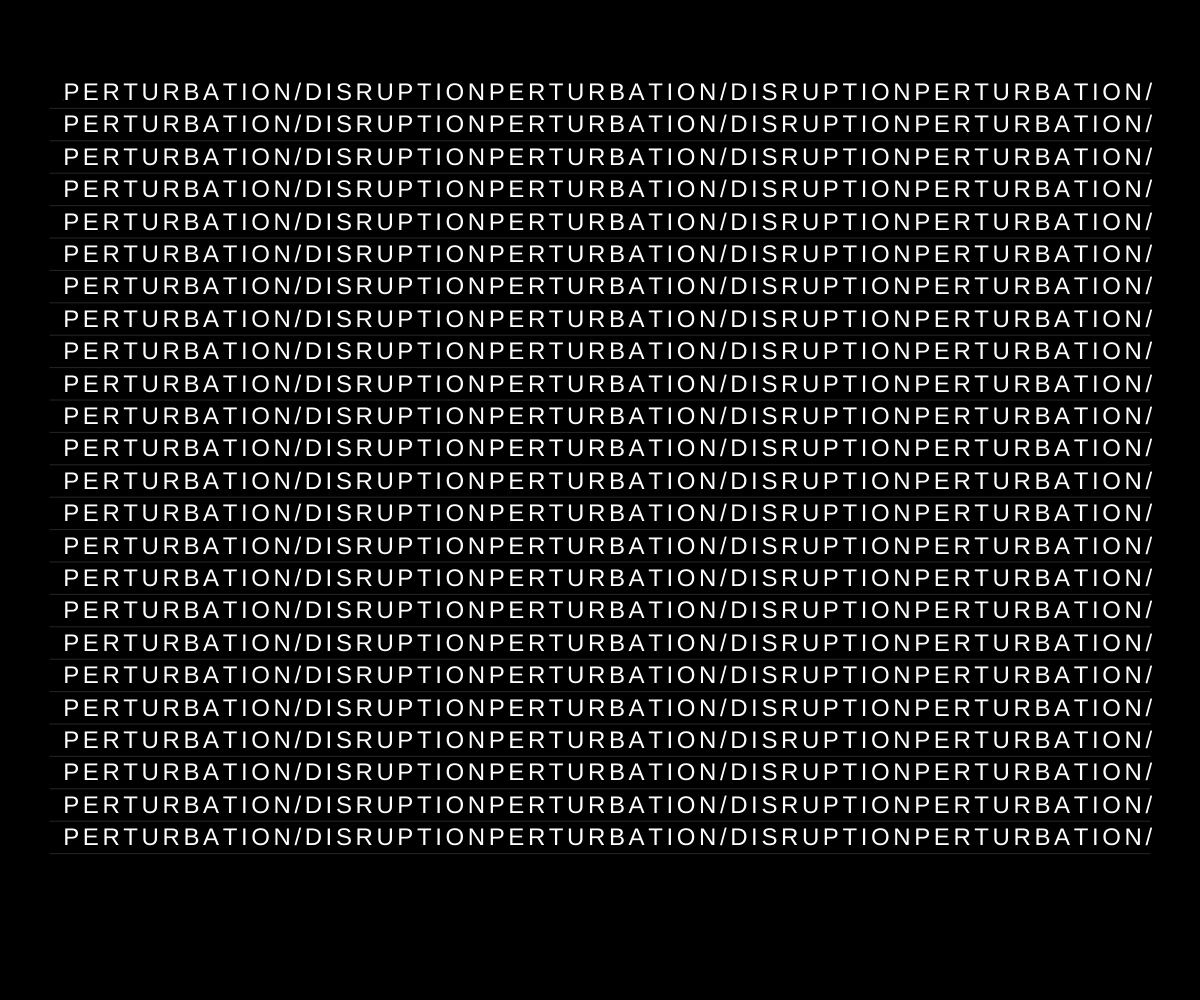
Frame 1 (no input)
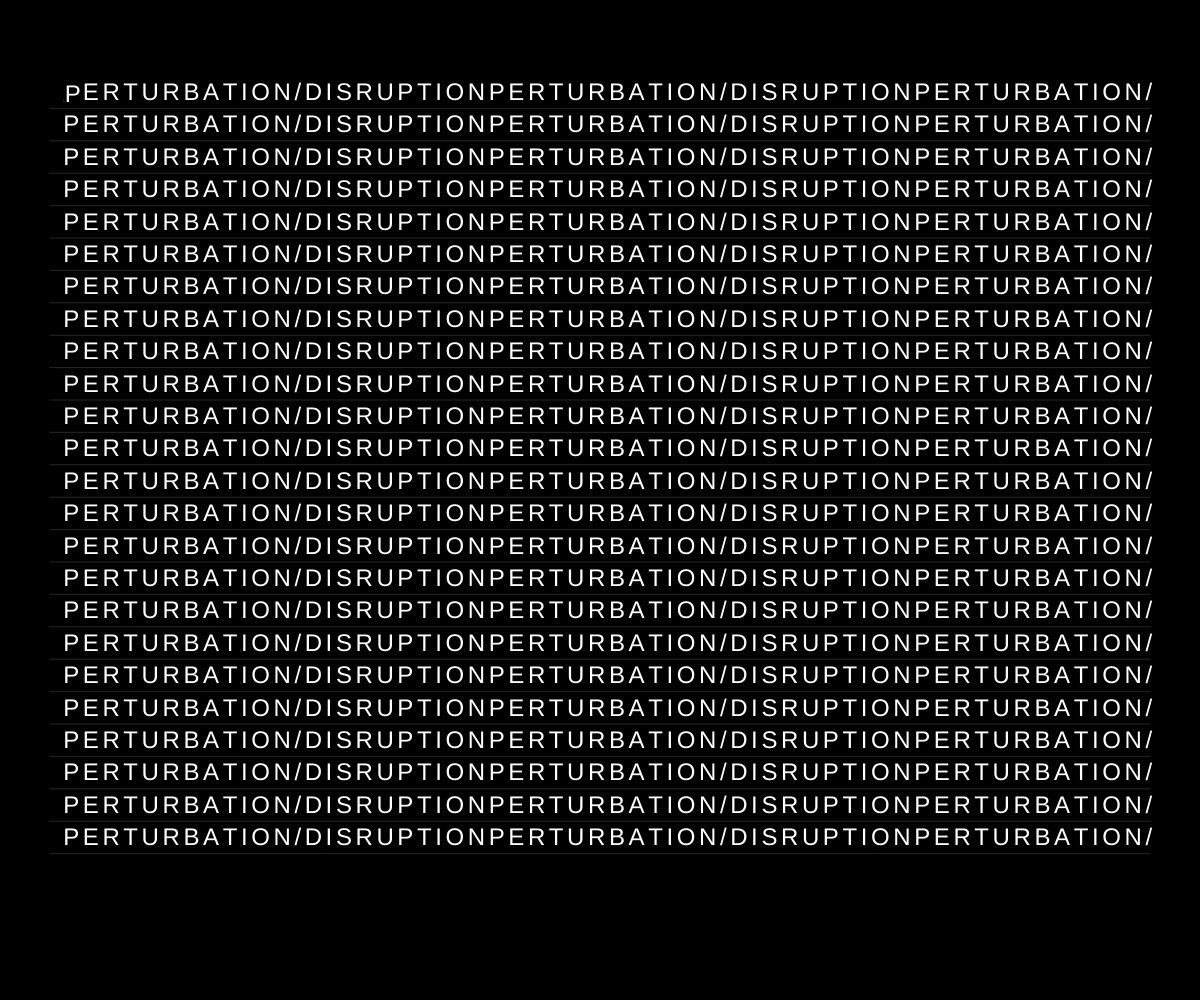
Frame 60 (no input)
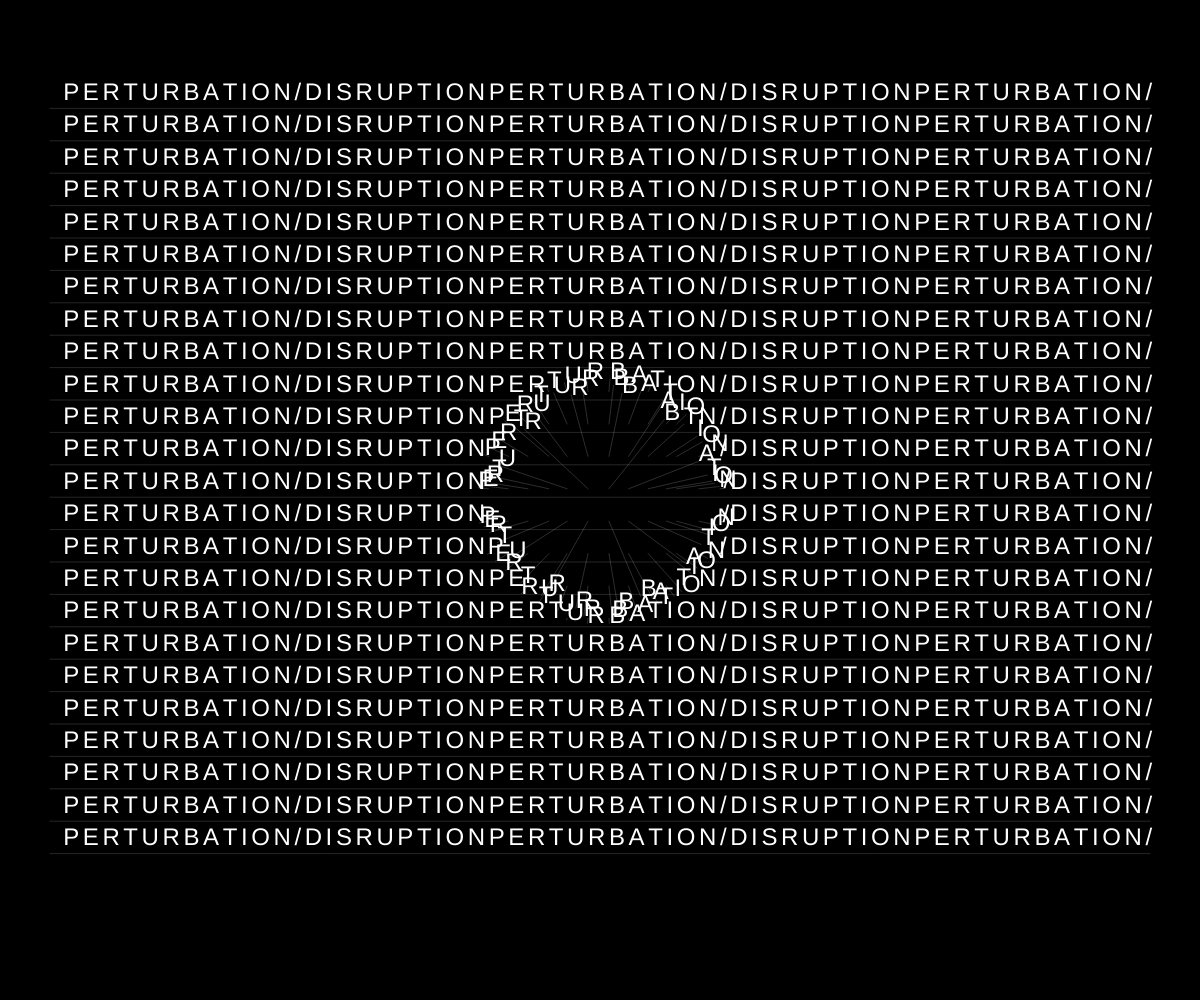
Frame 120 (the mouse pressed at the canvas centre since frame 60)

The p5.js sketch that drew these frames (run headless with seeded random() and noise() and a simulated clock; from frame 60 on, the mouse is pressed at the canvas centre):

// p5.js sketch
// ── sketch.js

const phrase = "PERTURBATION/DISRUPTION";
const influenceRadius = 125;
const maxForce = 50;

let letters = [];
let rows, fontSize, tracking, lineGap, margin, startY;

function setup() {
  createCanvas(windowWidth, windowHeight)
  document.body.style.margin = "0";
  textFont("Helvetica");
  build();
}

function build() {
  letters = [];
  margin = min(width, height) * 0.05;
  fontSize = constrain(width * 0.026, 14, 24);
  tracking = fontSize * 0.15;
  lineGap = fontSize * 1.35;
  startY = margin * 2;
  rows = floor((height - margin * 4) / lineGap);

  textSize(fontSize);

  // Cada linha repete a frase até chegar à margem direita
  for (let r = 0; r < rows; r++) {
    let y = startY + r * lineGap;
    let x = margin +  fontSize * 0.55;

    for (let i = 0; x < width - margin; i++) {
      let ch = phrase[i % phrase.length];
      if (ch !== " ") letters.push({ ch, bx: x, by: y, x, y });
      x += textWidth(ch) + tracking;
    }
  }
}

function draw() {
  background(0);
// Linhas horizontais
  stroke(255, 65);
  strokeWeight(0.6);
  for (let r = 0; r < rows; r++) {
    let y = startY + r * lineGap + fontSize * 0.35;
    line(margin, y, width - margin, y);
  }

  // Letras
  textSize(fontSize);
  textAlign(LEFT, BASELINE);

  for (let l of letters) {
    let d = dist(mouseX, mouseY, l.bx, l.by);

    // Quanto mais perto do rato, maior a força
    let force = map(d, influenceRadius, 0, 0, maxForce, true);
    if (mouseIsPressed) force *= 2;

    // Afasta-se do rato e regressa suavemente à posição original
    let angle = atan2(l.by - mouseY, l.bx - mouseX);
    l.x = lerp(l.x, l.bx + cos(angle) * force, 0.18);
    l.y = lerp(l.y, l.by + sin(angle) * force, 0.18);

    if (force > 1) {
      stroke(255, 90);
      strokeWeight(0.5);
      line(l.bx, l.by, l.x, l.y);
    }

    noStroke();
    fill(255);
    text(l.ch, l.x, l.y);
  }
}

function windowResized() {
  resizeCanvas(windowWidth, windowHeight);
 }
